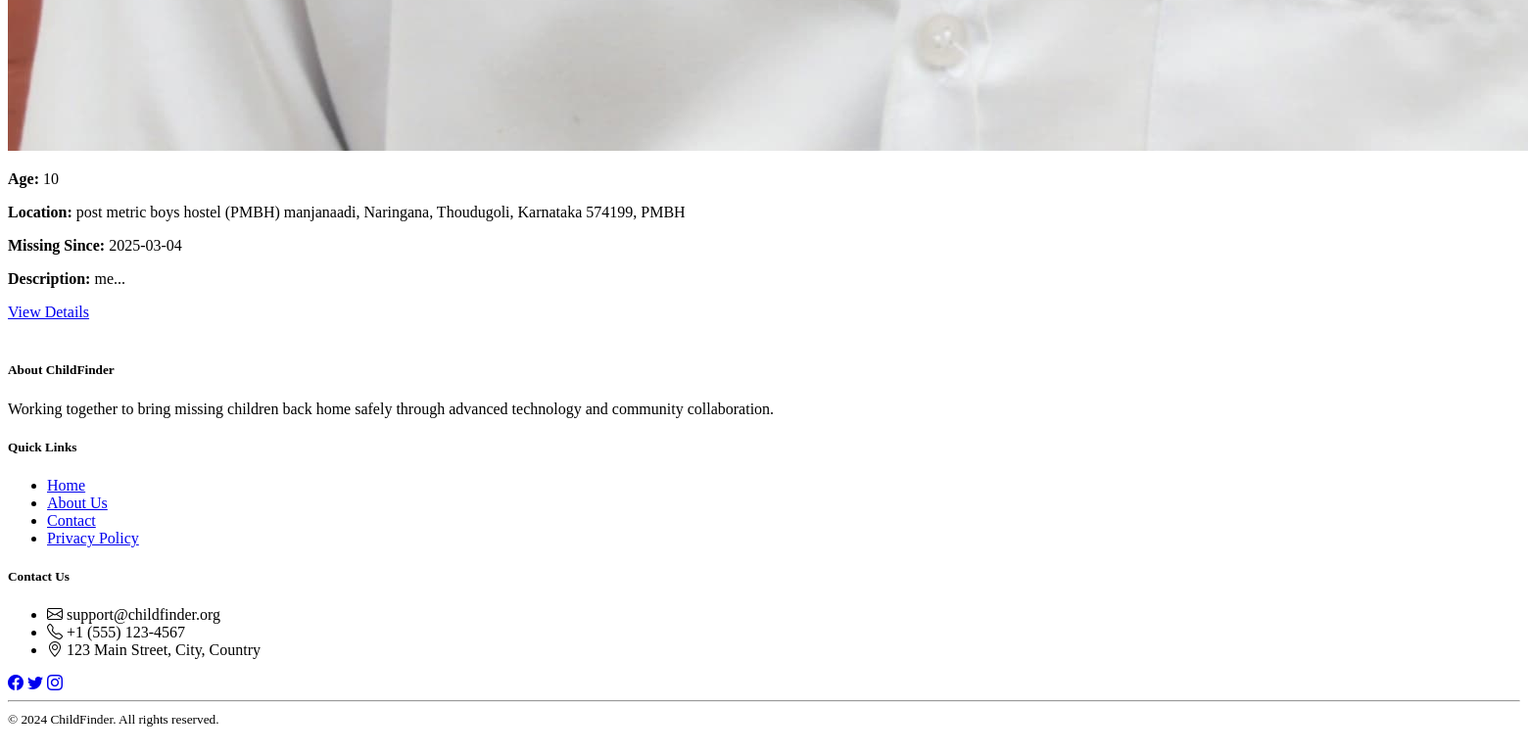
/dashboard (signed in, lower part), run on an earlier commit of the app's database.
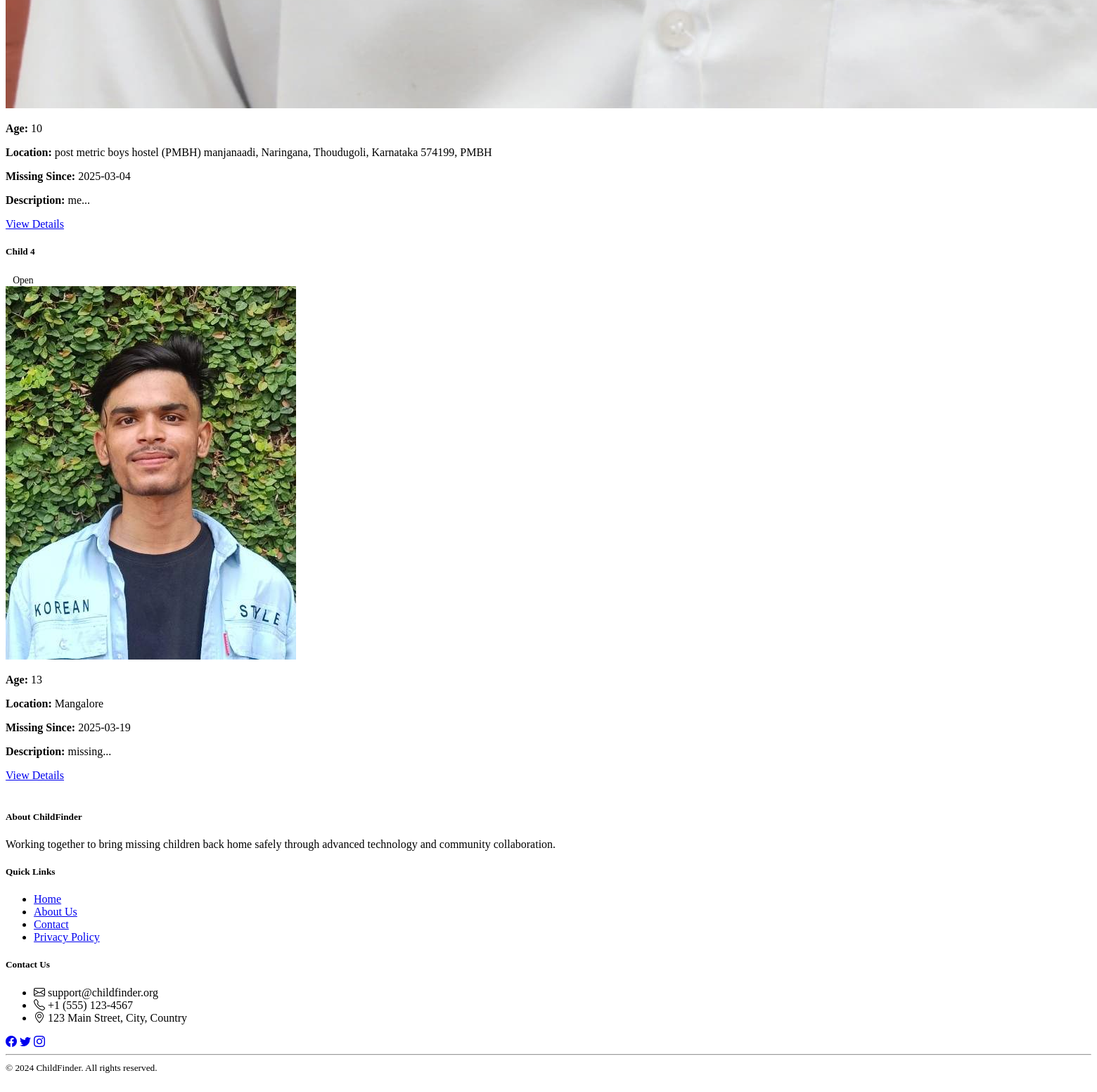
And on a later commit of the database.
### models.py (models this page shows)
class Case(db.Model):
    __tablename__ = 'missing_case'
    id = db.Column(db.Integer, primary_key=True)
    child_name = db.Column(db.String(100), nullable=False)
    age = db.Column(db.Integer, nullable=False)
    location = db.Column(db.String(200), nullable=False)
    date_missing = db.Column(db.DateTime, nullable=False)
    description = db.Column(db.Text)
    image_path = db.Column(db.String(255))
    status = db.Column(db.String(20), default='open')
    reporter_id = db.Column(db.Integer, db.ForeignKey('user.id'))
    reporter_name = db.Column(db.String(100), nullable=False, default="Unknown")
    reporter_phone = db.Column(db.String(20), nullable=False, default="0000000000")
    reporter_relation = db.Column(db.String(50), nullable=False, default="Unknown")
    created_at = db.Column(db.DateTime, default=datetime.utcnow)
    updated_at = db.Column(db.DateTime, default=datetime.utcnow, onupdate=datetime.utcnow)

### routes.py (the view)
@main_bp.route('/dashboard')
@login_required
def dashboard():
    if current_user.is_authority:
        cases = Case.query.all()
    else:
        cases = Case.query.filter_by(reporter_id=current_user.id).all()
    return render_template('dashboard.html', cases=cases)

### auth.py (called while the page is built)
@login_manager.user_loader
def load_user(user_id):
    return User.query.get(int(user_id))

### templates/dashboard.html (shortened to what this page needs)
{% extends "base.html" %}
{% block content %}
<div class="container">
    <div class="row g-4">
        {% if cases %}
            {% for case in cases %}
                <div class="col-md-6">
                    <div class="card">
                        <div class="card-body">
                            <div class="d-flex justify-content-between align-items-center mb-3">
                                <h5 class="card-title">{{ case.child_name }}</h5>
                                <span class="badge bg-{{ 'success' if case.status == 'found' else 'warning' }}">
                                    {{ case.status.title() }}
                                </span>
                            </div>
                            <div class="row">
                                <div class="col-md-4">
                                    <img src="{{ url_for('uploaded_file', filename=case.image_path) }}"
                                         class="img-fluid rounded" alt="{{ case.child_name }}">
                                </div>
                                <div class="col-md-8">
                                    <p><strong>Age:</strong> {{ case.age }}</p>
                                    <p><strong>Location:</strong> {{ case.location }}</p>
                                    <p><strong>Missing Since:</strong> {{ case.date_missing.strftime('%Y-%m-%d') }}</p>
                                    <p><strong>Description:</strong> {{ case.description[:100] }}...</p>
                                </div>
                            </div>
                            {% if current_user.is_authority %}
                                <div class="mt-3">
                                    <a href="{{ url_for('main.case_detail', case_id=case.id) }}"
                                       class="btn btn-outline-primary btn-sm">View Details</a>
                                </div>
                            {% endif %}
                        </div>
                    </div>
                </div>
            {% endfor %}
        {% else %}
            <div class="col-12">
                <div class="alert alert-info">
                    No cases found. {% if not current_user.is_authority %}Click "Report New Case" to submit one.{% endif %}
                </div>
            </div>
        {% endif %}
    </div>
</div>
{% endblock %}

What changed in the data, as far as the page shows it:
added Case: child_name "Child 4", status "Open", image_path (picture), age "13", location "Mangalore", date_missing "2025-03-19", description "missing"
